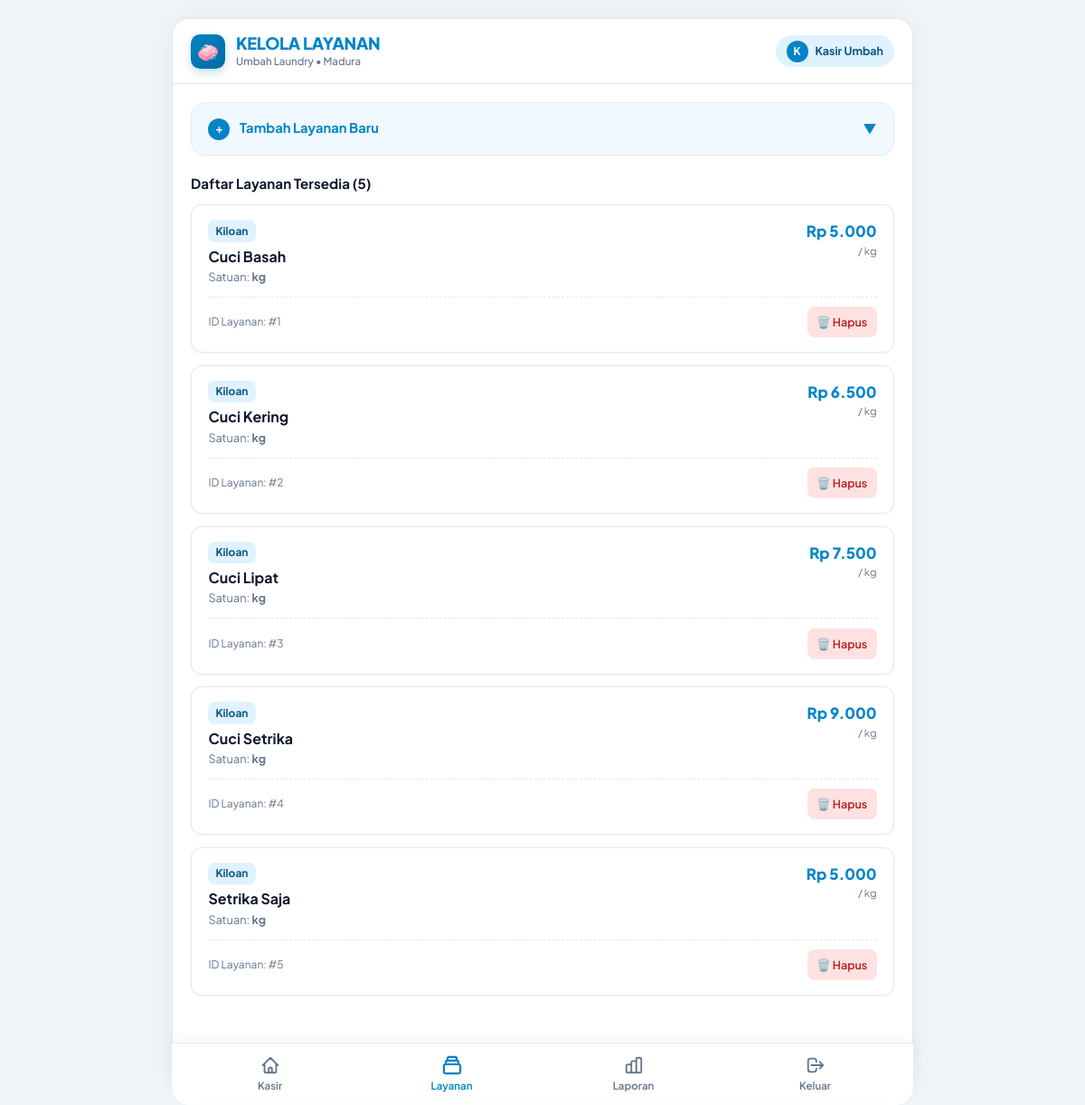
/services.php (signed in), run on the app's committed database.
### tables this page shows
CREATE TABLE IF NOT EXISTS layanan (
    id INT AUTO_INCREMENT PRIMARY KEY,
    nama_layanan VARCHAR(100) NOT NULL,
    kategori VARCHAR(50) NOT NULL,
    satuan VARCHAR(20) NOT NULL DEFAULT 'kg',
    harga_per_satuan DECIMAL(10, 2) NOT NULL,
    created_at TIMESTAMP DEFAULT CURRENT_TIMESTAMP
);

### classes/Layanan.php (called while the page is built, shortened)
<?php
class Layanan {
    private PDO $db;
    private string $table = "layanan";
    public function __construct(PDO $db) {
        $this->db = $db;
    }
    public function getAll(): array {
        $stmt = $this->db->prepare("SELECT * FROM {$this->table} ORDER BY id ASC");
        $stmt->execute();
        return $stmt->fetchAll();
    }
}

### services.php (the view, shortened to what this page needs)
<?php
require_once __DIR__ . '/classes/Layanan.php';
$db = (new Database())->getConnection();
$layananModel = new Layanan($db);
$services = $layananModel->getAll();
?>
<!DOCTYPE html>
<html lang="id">
<head>
    <link rel="stylesheet" href="assets/css/chingu-style.css">
</head>
<body>
<div class="app-container">
    <header class="top-header">
        <div class="brand-wrapper">
            <div class="brand-logo-icon">🧼</div>
            <div>
                <a href="index.php" class="brand-title">KELOLA LAYANAN</a>
                <div class="brand-loc">Umbah Laundry • Madura</div>
            </div>
        </div>
        <div class="user-badge">
            <div class="user-badge-avatar"><?= strtoupper(substr($_SESSION['user']['nama'], 0, 1)) ?></div>
            <div class="user-badge-name"><?= htmlspecialchars($_SESSION['user']['nama']) ?></div>
        </div>
    </header>
    <div class="content">
        <details class="collapse-card">
            <summary class="collapse-summary">
                <span><span class="badge-icon">+</span> Tambah Layanan Baru</span>
                <span>▼</span>
            </summary>
        </details>
        <div style="display: flex; justify-content: space-between; align-items: center; margin-bottom: 0.75rem;">
            <h4 style="font-size: 0.95rem; font-weight: 700;">Daftar Layanan Tersedia (<?= count($services) ?>)</h4>
        </div>
        <div class="order-list">
            <?php if (empty($services)): ?>
                <div style="text-align: center; color: var(--text-muted); font-size: 0.85rem; padding: 2.5rem 1rem;">
                    Belum ada layanan terdaftar.
                </div>
            <?php else: ?>
                <?php foreach ($services as $srv): ?>
                    <div class="order-card" style="padding: 1rem 1.15rem;">
                        <div class="order-card-header">
                            <div>
                                <span class="order-code"><?= htmlspecialchars($srv['kategori']) ?></span>
                                <h5><?= htmlspecialchars($srv['nama_layanan']) ?></h5>
                                <div class="order-card-meta">
                                    Satuan: <strong><?= htmlspecialchars($srv['satuan']) ?></strong>
                                </div>
                            </div>
                            <div style="text-align: right;">
                                <div class="order-price">
                                    Rp <?= number_format($srv['harga_per_satuan'], 0, ',', '.') ?>
                                </div>
                                <div style="font-size: 0.72rem; color: var(--text-muted);">
                                    / <?= htmlspecialchars($srv['satuan']) ?>
                                </div>
                            </div>
                        </div>
                        <div class="order-card-actions">
                            <span style="font-size: 0.75rem; color: var(--text-muted);">
                                ID Layanan: #<?= $srv['id'] ?>
                            </span>
                            <form method="POST" action="services.php" onsubmit="return confirm('Hapus layanan <?= htmlspecialchars(addslashes($srv['nama_layanan'])) ?>?')">
                                <button type="submit" class="btn-sm btn-sm-danger">
                                    🗑️ Hapus
                                </button>
                            </form>
                        </div>
                    </div>
                <?php endforeach; ?>
            <?php endif; ?>
        </div>
    </div>
    <nav class="bottom-nav">
        <a href="kasir.php" class="nav-item">
            <svg fill="none" stroke="currentColor" viewBox="0 0 24 24">
                <path stroke-linecap="round" stroke-linejoin="round" d="M3 12l2-2m0 0l7-7 7 7M5 10v10a1 1 0 001 1h3m10-11l2 2m-2-2v10a1 1 0 01-1 1h-3m-6 0a1 1 0 001-1v-4a1 1 0 011-1h2a1 1 0 011 1v4a1 1 0 001 1m-6 0h6" />
            </svg>
            Kasir
        </a>
        <a href="services.php" class="nav-item active">
            <svg fill="none" stroke="currentColor" viewBox="0 0 24 24">
                <path stroke-linecap="round" stroke-linejoin="round" d="M19 11H5m14 0a2 2 0 012 2v6a2 2 0 01-2 2H5a2 2 0 01-2-2v-6a2 2 0 012-2m14 0V9a2 2 0 00-2-2M5 11V9a2 2 0 012-2m0 0V5a2 2 0 012-2h6a2 2 0 012 2v2M7 7h10" />
            </svg>
            Layanan
        </a>
        <a href="laporan.php" class="nav-item">
            Laporan
        </a>
        <a href="logout.php" class="nav-item" onclick="return confirm('Apakah Anda yakin ingin keluar dari sistem?')">
            <svg fill="none" stroke="currentColor" viewBox="0 0 24 24">
                <path stroke-linecap="round" stroke-linejoin="round" d="M17 16l4-4m0 0l-4-4m4 4H7m6 4v1a3 3 0 01-3 3H6a3 3 0 01-3-3V7a3 3 0 013-3h4a3 3 0 013 3v1" />
            </svg>
            Keluar
        </a>
    </nav>
</div>
</body>
</html>

### data on the page
layanan: kategori "Kiloan", nama_layanan "Cuci Basah", satuan "kg", harga_per_satuan "5.000", id "1"
layanan: kategori "Kiloan", nama_layanan "Cuci Kering", satuan "kg", harga_per_satuan "6.500", id "2"
layanan: kategori "Kiloan", nama_layanan "Cuci Lipat", satuan "kg", harga_per_satuan "7.500", id "3"
layanan: kategori "Kiloan", nama_layanan "Cuci Setrika", satuan "kg", harga_per_satuan "9.000", id "4"
layanan: kategori "Kiloan", nama_layanan "Setrika Saja", satuan "kg", harga_per_satuan "5.000", id "5"

### other printed values
substr($_SESSION['user']['nama'], 0, 1) "K"
$_SESSION['user']['nama'] "Kasir Umbah"
count($services) "5"
